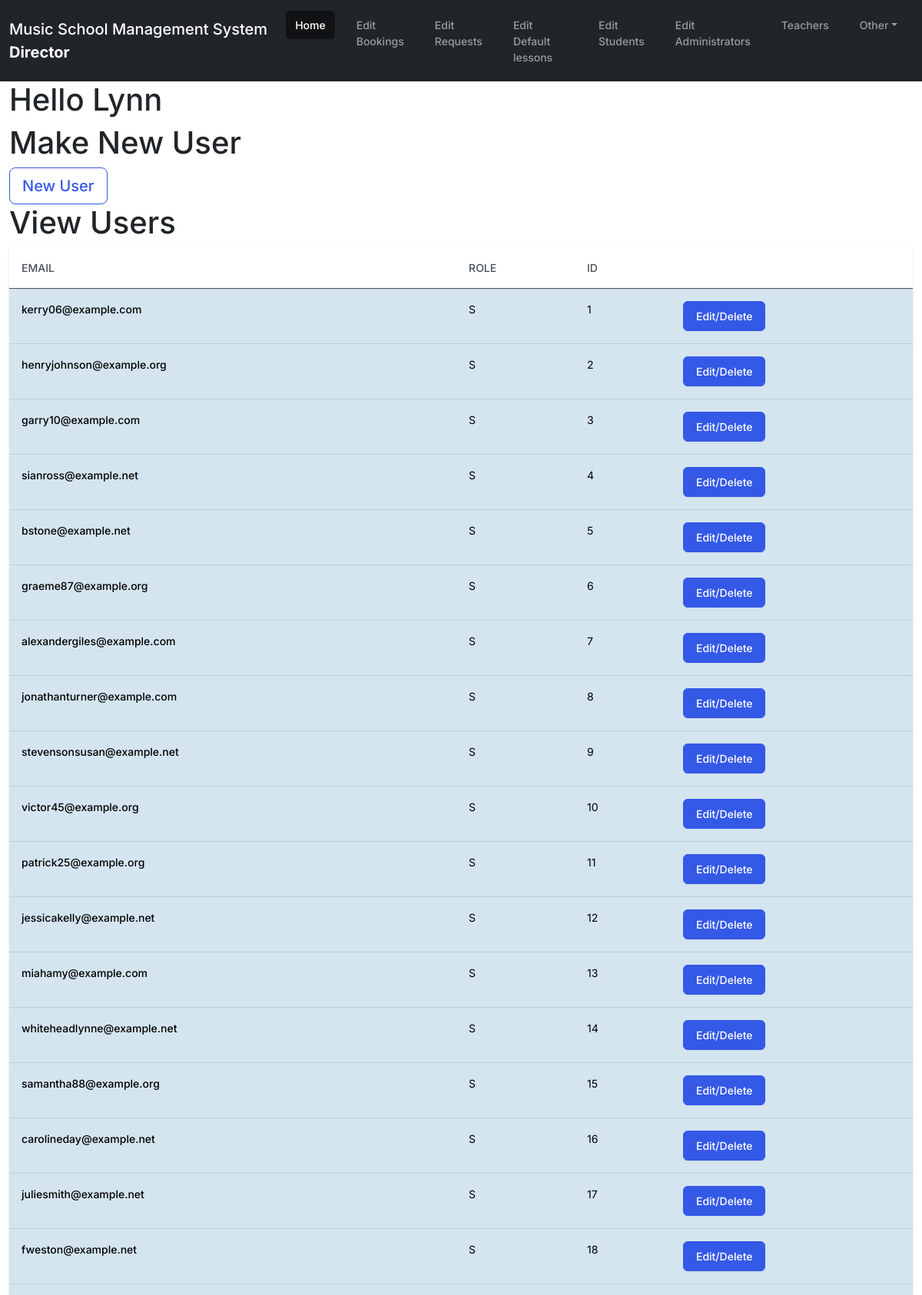
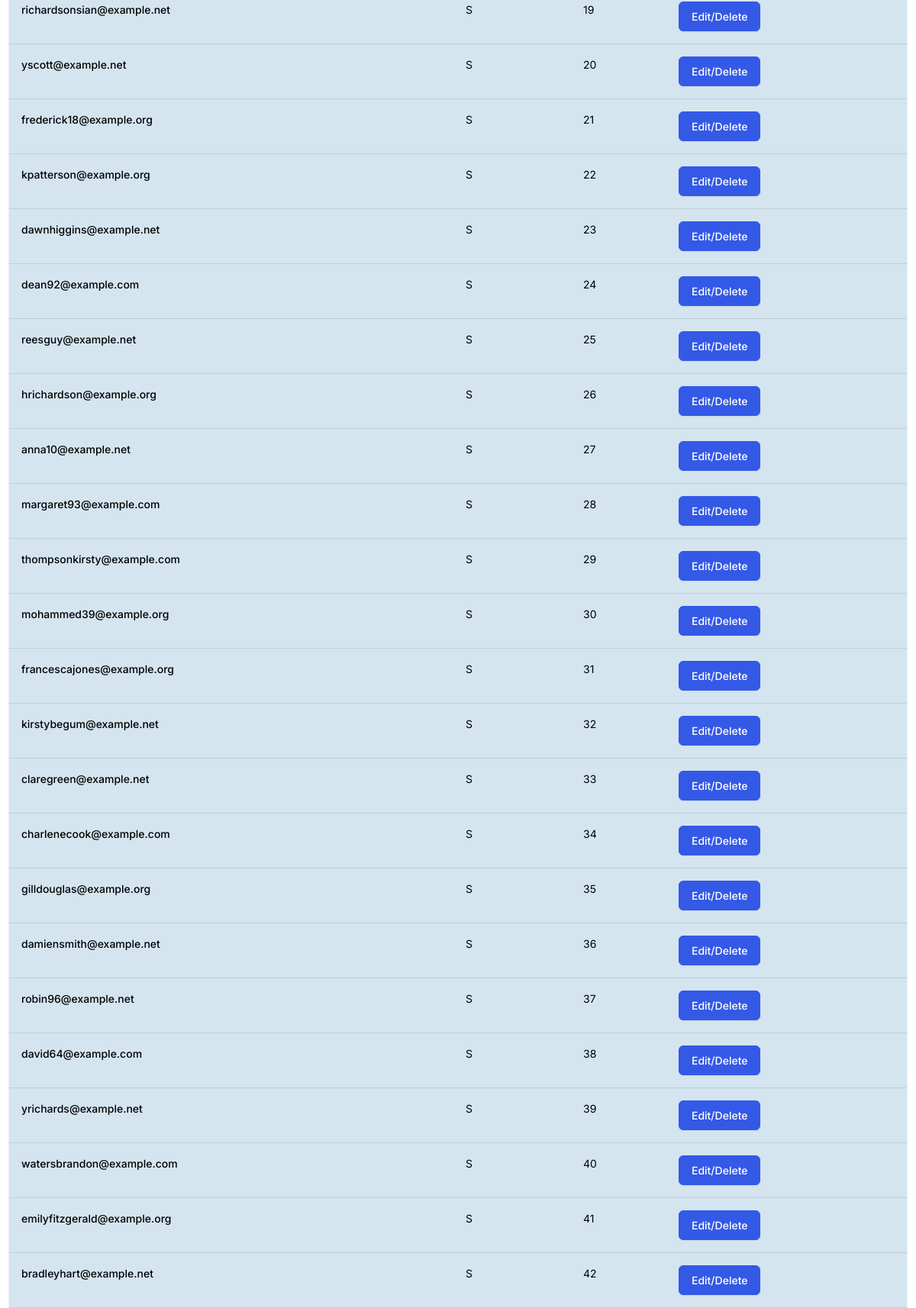
/lessons/director/home/2 (signed in, upper part), run on the app's committed database (2 pictures, top to bottom).
### lessons/models.py (models this page shows, shortened)
class User(AbstractUser):
    USER_ROLES = (
        ('A', 'Administrator'),
        ('D', 'Director'),
        ('S', 'Student'),
    )
    role = models.CharField(max_length=1, blank=False, choices=USER_ROLES )
    first_name = models.CharField(max_length=50)
    last_name = models.CharField(max_length=50)
    username = models.CharField(max_length=20)
    email = models.EmailField(max_length=100,null=False, verbose_name="user name or email address", unique=True)
    objects = UserManager()
    USERNAME_FIELD = 'email'
    REQUIRED_FIELDS = ['first_name', 'last_name', 'username']

### lessons/views/directorViews.py (the view)
@login_required
def directorHomePage(request,Logged_ID):
    data ={
        'name' : database.objects.get(id =Logged_ID).first_name,
        'Logged_ID' : Logged_ID,
        'value' : 0,
        'database':database.objects.filter()
    }
    return render(request,'directorHome.html',data)

### lessons/templates/directorHome.html
{% extends 'directorBase.html' %}
{% block body  %}
{%if name%}
<h1>Hello {{name}}<h1>
{%else%}
<h1>Hello djjango<h1></h1>
{%endif%}
<h1> Make New User </h1>
<a href="{% url 'UserFormPage' Logged_ID value %}" class="btn btn-lg btn-outline-primary">New User</button></a>
<h1>View Users</h1>
<table class="table table-hover">
    <thead>
      <tr>
        <th scope="col">email</th>
        <th scope="col">role</th>
        <th scope="col">ID</th>
        <th scope="col"></th>
      </tr>
    </thead>
    <tbody>
      {% for data in database%}
        <tr class="table-info">
            <th scope="row">{{data.email}}</th>
            <td>{{data.role}}</td>
            <td>{{data.id}}</td>
            <td><a href="{% url 'UserFormPage' Logged_ID data.id %}" class = "btn btn-primary">Edit/Delete</a> </a></td>
          </tr>
    {%endfor%}
{% endblock body  %}

### data on the page
User: first_name "Lynn", email "henryjohnson@example.org", role "S", id "2"
User: email "kerry06@example.com", role "S", id "1"
User: email "garry10@example.com", role "S", id "3"
User: email "sianross@example.net", role "S", id "4"
User: email "bstone@example.net", role "S", id "5"
User: email "graeme87@example.org", role "S", id "6"
User: email "alexandergiles@example.com", role "S", id "7"
User: email "jonathanturner@example.com", role "S", id "8"
User: email "stevensonsusan@example.net", role "S", id "9"
User: email "victor45@example.org", role "S", id "10"
User: email "patrick25@example.org", role "S", id "11"
User: email "jessicakelly@example.net", role "S", id "12"
User: email "miahamy@example.com", role "S", id "13"
User: email "whiteheadlynne@example.net", role "S", id "14"
User: email "samantha88@example.org", role "S", id "15"
User: email "carolineday@example.net", role "S", id "16"
User: email "juliesmith@example.net", role "S", id "17"
User: email "fweston@example.net", role "S", id "18"
User: email "richardsonsian@example.net", role "S", id "19"
User: email "yscott@example.net", role "S", id "20"
User: email "frederick18@example.org", role "S", id "21"
User: email "kpatterson@example.org", role "S", id "22"
User: email "dawnhiggins@example.net", role "S", id "23"
User: email "dean92@example.com", role "S", id "24"
User: email "reesguy@example.net", role "S", id "25"
User: email "hrichardson@example.org", role "S", id "26"
User: email "anna10@example.net", role "S", id "27"
User: email "margaret93@example.com", role "S", id "28"
User: email "thompsonkirsty@example.com", role "S", id "29"
User: email "mohammed39@example.org", role "S", id "30"
User: email "francescajones@example.org", role "S", id "31"
User: email "kirstybegum@example.net", role "S", id "32"
User: email "claregreen@example.net", role "S", id "33"
User: email "charlenecook@example.com", role "S", id "34"
User: email "gilldouglas@example.org", role "S", id "35"
User: email "damiensmith@example.net", role "S", id "36"
User: email "robin96@example.net", role "S", id "37"
User: email "david64@example.com", role "S", id "38"
User: email "yrichards@example.net", role "S", id "39"
User: email "watersbrandon@example.com", role "S", id "40"
User: email "emilyfitzgerald@example.org", role "S", id "41"
User: email "bradleyhart@example.net", role "S", id "42"
